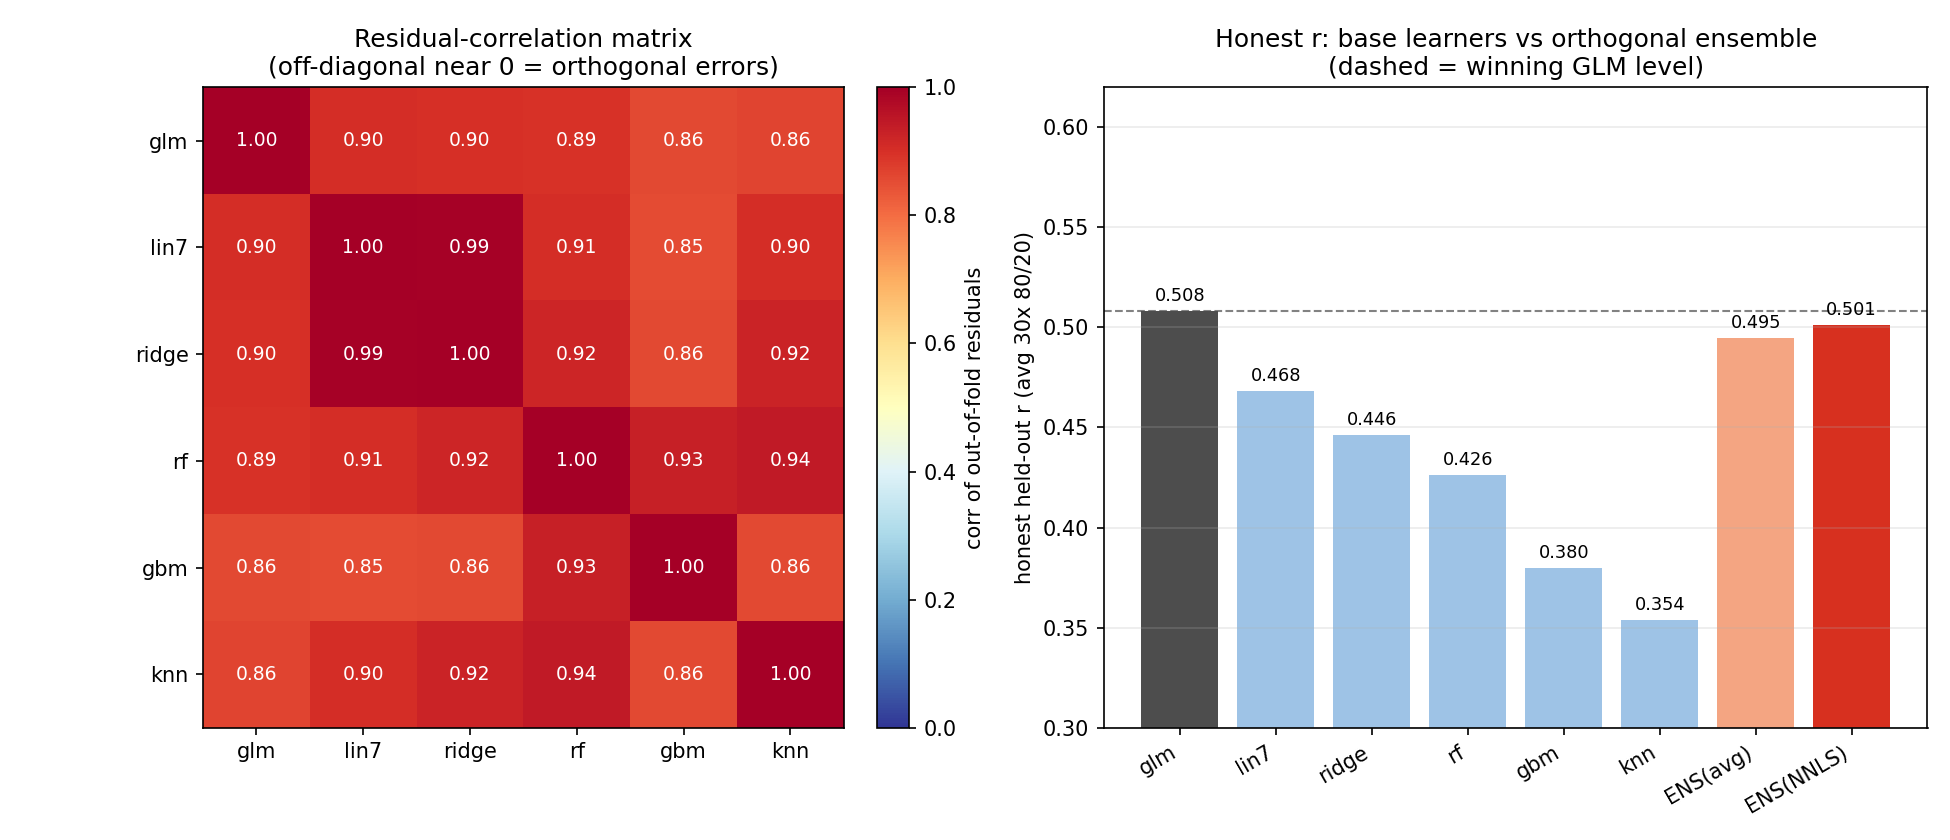

This figure's Python source:
#!/usr/bin/env python3
"""
An ORTHOGONAL ensemble: learners chosen for DECORRELATED errors, evaluated honestly.

The flagship "SuperLearner" is dominated by one member -- the winning GLM (weight
~0.62) -- which is also used for the M-est cut and was itself selected on the data.
That is the opposite of what makes an ensemble work: an ensemble only beats its
members when their errors are diverse (nearly orthogonal), so combining them
cancels error. Here we build genuinely different model families, MEASURE how
orthogonal their errors actually are, combine them, and ask the real question:

    does honest, non-circular diversity beat the winning GLM's honest r (~0.53),
    or does performance cap there -- i.e. is the ceiling the physics, not the model?

Learners (all predict log10(1+z); r is Pearson in linear z = 10**pred - 1):
  glm    : the winning GLM formula (OLS)          -- the flagship's dominant member
  lin7   : plain 7-feature additive OLS           -- simple parametric
  ridge  : L2 linear on 10 features (standardized)-- regularized parametric
  rf     : random forest                          -- bagged trees, nonlinear
  gbm    : hist gradient boosting                 -- boosted trees, nonlinear
  knn    : k-nearest neighbours (standardized)    -- local, non-parametric

Combination: non-negative least squares (NNLS) weights fit on inner out-of-fold
predictions of the TRAINING split only (SuperLearner-style), so the ensemble is
evaluated honestly on the untouched 20%. We also report a plain average.

Outputs the honest per-learner r, the residual-correlation matrix (the actual
"orthogonality"), the fitted ensemble weights, and the ensemble r.
Saves 'orthogonal_ensemble.png'.
"""
import warnings, numpy as np, pandas as pd, patsy
from scipy.optimize import nnls
from sklearn.pipeline import make_pipeline
from sklearn.preprocessing import StandardScaler
from sklearn.linear_model import Ridge
from sklearn.neighbors import KNeighborsRegressor
from sklearn.ensemble import RandomForestRegressor, HistGradientBoostingRegressor
from sklearn.model_selection import KFold
import matplotlib
matplotlib.use("Agg")
import matplotlib.pyplot as plt
warnings.filterwarnings("ignore")
from simple_linear_flagship_check import d, WINNER

FEAT10 = ["log10T90", "log10Fa", "log10Ta", "Alpha", "Beta", "Gamma",
          "log10Fluence", "PhotonIndex", "log10NH", "log10PeakFlux"]
FEAT7  = ["log10T90", "log10Fa", "log10Ta", "Alpha", "log10NH", "PhotonIndex", "log10PeakFlux"]
i7     = [FEAT10.index(c) for c in FEAT7]

y     = d["log10z"].to_numpy()
Xbase = d[FEAT10].to_numpy()
Xwin  = np.asarray(patsy.dmatrix(WINNER.split("~")[1], d, return_type="matrix"))   # winning design + intercept
Xlin7 = np.column_stack([np.ones(len(y)), Xbase[:, i7]])
r_lin = lambda p, o: np.corrcoef(10**p - 1, 10**o - 1)[0, 1]

# ---- learners as fit/predict closures over row indices ----------------------
def _lstsq(Xd):
    def f(tr, te):
        b = np.linalg.lstsq(Xd[tr], y[tr], rcond=None)[0]
        return Xd[te] @ b
    return f
def _sk(builder):
    def f(tr, te):
        m = builder().fit(Xbase[tr], y[tr])
        return m.predict(Xbase[te])
    return f

LEARNERS = {
    "glm":   _lstsq(Xwin),
    "lin7":  _lstsq(Xlin7),
    "ridge": _sk(lambda: make_pipeline(StandardScaler(), Ridge(alpha=10.0))),
    "rf":    _sk(lambda: RandomForestRegressor(n_estimators=300, min_samples_leaf=3, random_state=0, n_jobs=-1)),
    "gbm":   _sk(lambda: HistGradientBoostingRegressor(max_depth=3, learning_rate=0.05, max_iter=400, random_state=0)),
    "knn":   _sk(lambda: make_pipeline(StandardScaler(), KNeighborsRegressor(n_neighbors=15))),
}
names = list(LEARNERS)

# ---- one honest out-of-fold pass on the FULL sample (for residual corr) ------
def oof_full(K=10, seed=0):
    P = {k: np.full(len(y), np.nan) for k in names}
    for tr, te in KFold(K, shuffle=True, random_state=seed).split(y):
        for k in names:
            P[k][te] = LEARNERS[k](tr, te)
    return P
Pf = oof_full()
resid = pd.DataFrame({k: Pf[k] - y for k in names})           # out-of-fold residuals
Rmat  = resid.corr().to_numpy()                               # the "orthogonality" matrix
oof_r = {k: r_lin(Pf[k], y) for k in names}

# ---- honest 80/20 splits: per-learner r + NNLS ensemble + average -----------
def honest(n_splits=30, seed=1):
    rng = np.random.default_rng(seed); n = len(y)
    per = {k: [] for k in names}; ens_nnls = []; ens_avg = []; W = []
    for _ in range(n_splits):
        te = np.zeros(n, bool); te[rng.choice(n, int(0.2 * n), replace=False)] = True
        tr = np.where(~te)[0]; teI = np.where(te)[0]
        # inner OOF on the training rows -> matrix to fit ensemble weights
        Poof = np.zeros((len(tr), len(names)))
        for j, (itr, ite) in enumerate(KFold(5, shuffle=True, random_state=1).split(tr)):
            for c, k in enumerate(names):
                Poof[ite, c] = LEARNERS[k](tr[itr], tr[ite])
        w, _ = nnls(Poof, y[tr]); W.append(w)
        # base learners refit on full train, predict test
        Pte = np.column_stack([LEARNERS[k](tr, teI) for k in names])
        for c, k in enumerate(names):
            per[k].append(r_lin(Pte[:, c], y[teI]))
        ens_nnls.append(r_lin(Pte @ w, y[teI]))
        ens_avg.append(r_lin(Pte.mean(1), y[teI]))
    return ({k: float(np.mean(v)) for k, v in per.items()},
            float(np.mean(ens_nnls)), float(np.mean(ens_avg)), np.mean(W, 0))

hon, r_nnls, r_avg, wbar = honest()

# ---- report -----------------------------------------------------------------
off = Rmat[~np.eye(len(names), dtype=bool)]
print("Residual-correlation matrix (out-of-fold, want off-diagonal near 0):")
print(pd.DataFrame(Rmat, index=names, columns=names).round(2))
print(f"\nmean |off-diagonal residual correlation| = {np.abs(off).mean():.2f}  "
      f"(1.0 = identical errors, 0 = orthogonal)\n")
print(f"{'learner':8s} {'honest r':>9s}   NNLS weight")
for k in names:
    print(f"{k:8s} {hon[k]:9.3f}   {wbar[names.index(k)]:.2f}")
print(f"\n{'ENSEMBLE (NNLS)':8s} honest r = {r_nnls:.3f}")
print(f"{'ENSEMBLE (avg) ':8s} honest r = {r_avg:.3f}")
print(f"\nbest single learner honest r = {max(hon.values()):.3f} ({max(hon, key=hon.get)})")
print(f"winning GLM honest r          = {hon['glm']:.3f}")

# ---- figure -----------------------------------------------------------------
fig, ax = plt.subplots(1, 2, figsize=(13, 5.6))
im = ax[0].imshow(Rmat, vmin=0, vmax=1, cmap="RdYlBu_r")
ax[0].set_xticks(range(len(names))); ax[0].set_xticklabels(names)
ax[0].set_yticks(range(len(names))); ax[0].set_yticklabels(names)
for i in range(len(names)):
    for j in range(len(names)):
        ax[0].text(j, i, f"{Rmat[i,j]:.2f}", ha="center", va="center",
                   color="white" if abs(Rmat[i,j]) > .6 else "black", fontsize=9)
ax[0].set_title("Residual-correlation matrix\n(off-diagonal near 0 = orthogonal errors)")
fig.colorbar(im, ax=ax[0], fraction=0.046, pad=0.04, label="corr of out-of-fold residuals")

order = names + ["ENS(avg)", "ENS(NNLS)"]
vals  = [hon[k] for k in names] + [r_avg, r_nnls]
cols  = ["#9ec3e6"]*len(names) + ["#f4a582", "#d7301f"]
cols[names.index("glm")] = "#4d4d4d"
ax[1].bar(range(len(order)), vals, color=cols)
for i, v in enumerate(vals): ax[1].text(i, v+.005, f"{v:.3f}", ha="center", fontsize=8.5)
ax[1].axhline(hon["glm"], color="#4d4d4d", ls="--", lw=1, alpha=.7)
ax[1].set_xticks(range(len(order))); ax[1].set_xticklabels(order, rotation=30, ha="right")
ax[1].set_ylabel("honest held-out r (avg 30x 80/20)"); ax[1].set_ylim(0.30, 0.62)
ax[1].set_title("Honest r: base learners vs orthogonal ensemble\n(dashed = winning GLM level)")
ax[1].grid(axis="y", alpha=0.25)
fig.tight_layout()
fig.savefig("orthogonal_ensemble.png", dpi=150)
print("\nwrote orthogonal_ensemble.png")
